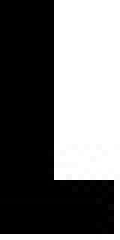
%> input picture Aphabets_jpg/L.jpg, 20 x 40 px (shown 6 times larger)
$ octave GPM.m   (GNU Octave 9; MATLAB toolbox functions it lacks are replaced by stand-ins)
%> lines starting %> are read from the running program, lines starting %| are printed output that depends on the picture; in (x1, y1, x2, y2) boxes, pixels count from 0 and x2, y2 are one past the last pixel; in counts of white or black regions, pixels touching at a corner belong together; the program's own positions count from 1
[path file] = uigetfile('*.jpg','Select Image');
%> the answer given: ../Aphabets_jpg/L.jpg
img = imread(fullfile(file,path));
%> img is the input picture: size 40x20 uint8; min 0, max 255, mean 114.4
figure;
imshow(img);
title('Original Image');
img2 = rgb2gray(img);
imgX = edge(img2,'sobel','horizontal');
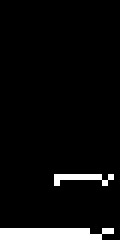
%> imgX: size 40x20 logical (shown 6 times larger); 5.6% white; 2 white regions (1 under 20 px), largest, box (x1, y1, x2, y2) and area: (0, 38, 19, 40) 34
imgY = edge(img2,'sobel','vertical');
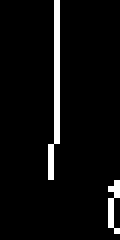
%> imgY: size 40x20 logical (shown 6 times larger); 5% white in thin lines or dots, all inside (x1, y1, x2, y2) = (8, 0, 20, 39)
img3 = imgX|imgY;
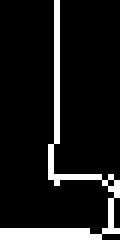
%> img3: size 40x20 logical (shown 6 times larger); 10.6% white; 1 white region, box (x1, y1, x2, y2) and area: (0, 0, 20, 40) 85
img3 = bwareaopen(img3, 700);
%> img3: size 40x20 logical; every value is 0
se = strel('line',2,90);
img3 = imdilate(img3,se);
se = strel('line',2,0);
img3 = imdilate(img3,se);
img4 = imfill(img3,'holes');
img4 = bwmorph(img4,'thin',1);
se = strel('line',5,90);
img5 = imerode(img4,se);
img5 = imerode(img5,se);
img6 = immultiply(img2,img5);
verticalProfile = sum(img6, 2);
%> verticalProfile = 40 values from 0 to 0
row1 = find(verticalProfile, 1, 'first');
%> row1 = []
row2 = find(verticalProfile, 1, 'last');
%> row2 = []
horizontalProfile = sum(img6, 1);
%> horizontalProfile = 20 values from 0 to 0
column1 = find(horizontalProfile, 1, 'first');
%> column1 = []
column2 = find(horizontalProfile, 1, 'last');
%> column2 = []
img7 = img6(row1-1:row2+1, column1-1:column2+1);
%> img7 = []
img7 = ~im2bw(img7);
figure;
imshow(img7);
title('Detected Number Plate');
imgProp = regionprops(img7,'BoundingBox','Image');
%> imgProp = 0 regions
x=1;
%> (the run ends here)
